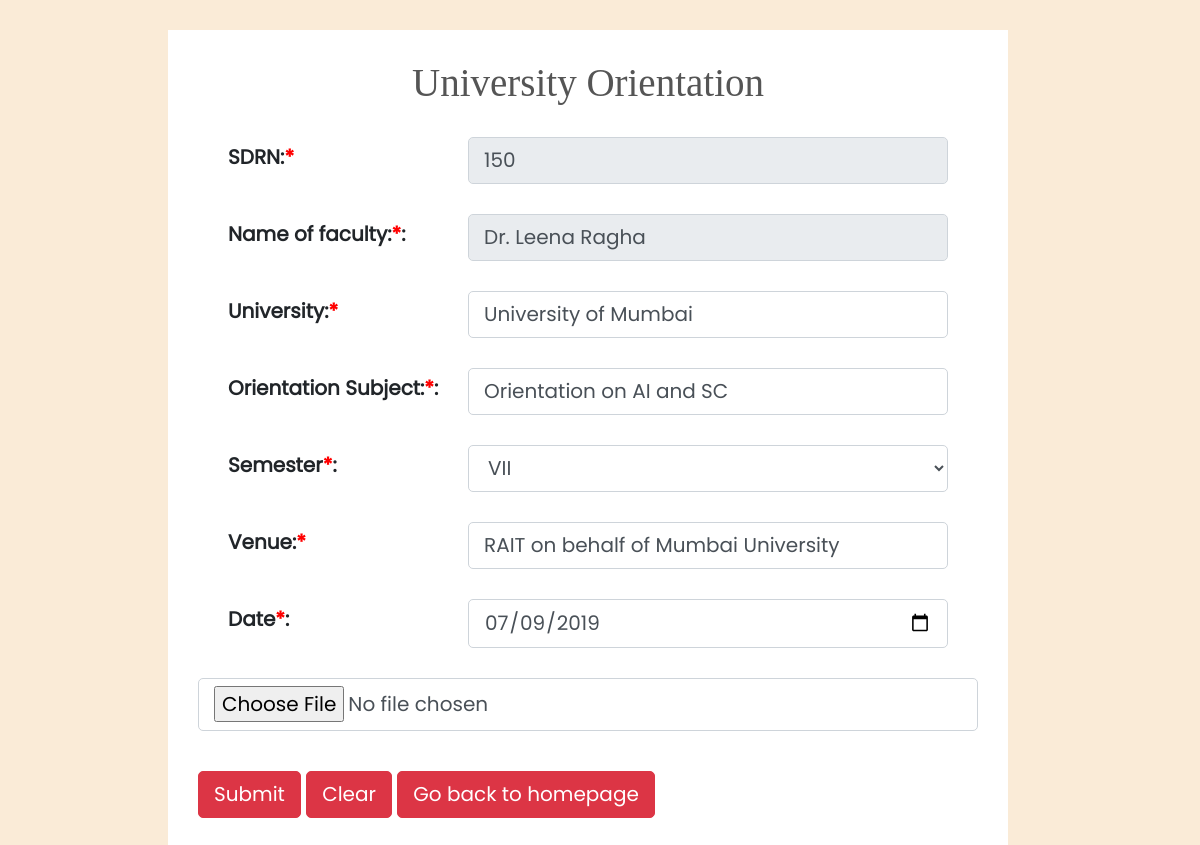
/modules/FacultyParticipation/faculty/UpdateOrientation1.php?id=1 (signed in), run on the app's committed database.
### tables this page shows
CREATE TABLE `faculty` (
  `Sdrn` int(11) NOT NULL,
  `First_name` varchar(20) NOT NULL,
  `Middle_name` varchar(20) DEFAULT NULL,
  `Last_name` varchar(20) DEFAULT NULL,
  `DOB` date NOT NULL,
  `gender` varchar(10) NOT NULL,
  `Department` varchar(30) NOT NULL,
  `Contact_no` bigint(10) NOT NULL,
  `p_address` varchar(200) NOT NULL,
  `r_address` varchar(200) NOT NULL,
  `Email` varchar(50) NOT NULL,
  `Doj` date NOT NULL,
  `Qualification` varchar(50) NOT NULL,
  `Specialization` varchar(150) NOT NULL,
  `Desig` varchar(30) NOT NULL,
  `Password` varchar(20) NOT NULL,
  `OTP` varchar(20) DEFAULT NULL,
  `profile_photo` blob NOT NULL,
  `image_type` varchar(15) NOT NULL,
  `aadhar_card` varchar(50) NOT NULL,
  `pan_card` varchar(50) NOT NULL,
  `bank_acc_no` int(20) NOT NULL,
  `bank_ifsc_code` varchar(15) NOT NULL
);

CREATE TABLE `orientation` (
  `Srno` int(11) NOT NULL,
  `SDRN` int(10) NOT NULL,
  `Name` varchar(50) NOT NULL,
  `University` varchar(50) NOT NULL,
  `Subject` varchar(50) NOT NULL,
  `Semester` varchar(10) NOT NULL,
  `Venue` varchar(80) NOT NULL,
  `Date` date NOT NULL,
  `uploads` varchar(80) NOT NULL
);

### modules/FacultyParticipation/faculty/session.php (called while the page is built, shortened)
<?php
$link = mysqli_connect("localhost", "root", "", "test");
$user_check = $_SESSION['login_user'];
$sql = "select First_name,Last_name from faculty where Sdrn = '$user_check'";
$result = mysqli_query($link, $sql);
$row = mysqli_fetch_array($result, MYSQLI_ASSOC);
$login_session = $row['First_name'];
$login_sess = $row['Last_name'];

### modules/FacultyParticipation/faculty/UpdateOrientation1.php (the view, shortened to what this page needs)
<!doctype html>
<?php
include('session.php');
$ids = $_GET['id'];
$link = mysqli_connect("localhost", "root", "", "test");
$query = " SELECT * FROM orientation WHERE Srno = '$ids' ";
$query_run = mysqli_query($link, $query);
$row = mysqli_fetch_array($query_run);
?>
<html class="no-js" lang="English">
<head>
  <link href="css/styles.css" rel="stylesheet" type="text/css" />
  <link rel="stylesheet" href="https://maxcdn.bootstrapcdn.com/bootstrap/4.0.0/css/bootstrap.min.css">
</head>
<body>
  <div>
    <div>
      <form action="Updateorientation2.php?id2=<?php echo $ids; ?>" class="form-group" method="POST" enctype="multipart/form-data">
        <h1>
          <div class="login100-form-title">
            University Orientation
          </div>
        </h1>
        <div class="formGroup">
          <label class="SDRN">SDRN:<span class="required">*</span> </label>
          <input type="text" class="form-control" required name="SDRN" placeholder="SDRN" value="<?php echo $user_check; ?>" readonly>
        </div>
        <div class="formGroup">
          <label for="name">Name of faculty:<span class="required">*</span>:</label>
          <input type="text" name="Name" class="form-control" placeholder="enter full name" value="<?php echo $login_session;
                                                                                                    echo " ";
                                                                                                    echo $login_sess; ?>" readonly />
        </div>
        <div class="formGroup">
          <label class="University" name="University">University:<span class="required">*</span> </label>
          <input type="text" class="form-control" required name="University" placeholder=" " value="<?php echo $row['University']; ?>">
        </div>
        <div class="formGroup">
          <label class="name" for="orientSub">Orientation Subject:<span class="required">*</span>:</label>
          <input type="text" class="form-control" name="Subject" id="" placeholder="Orientation Subject" value="<?php echo $row['Subject']; ?>" required>
        </div>
        <div class="formGroup">
          <label for="sem">Semester<span class="required">*</span>:</label>
          <select name="Semester" id="sem" class="form-control" value="<?php echo $row['Semester']; ?>" required>
            <option name="Semester"><?php echo $row['Semester']; ?></option>
          </select>
        </div>
        <div class="formGroup">
          <label class="venue">Venue:<span class="required">*</span></label>
          <input list="all-collage" required id="venue" name="Venue" class="form-control" value="<?php echo $row['Venue']; ?>" onchange="changevenue()">
        </div>
        <div class="formGroup">
          <label class="date" for="date">Date<span class="required">*</span>:</label>
          <input type="date" class="form-control" name="Date" id="date" value="<?php echo $row['Date']; ?>">
        </div>
        <input type="file" name="file" size="50" class="form-control" required /></br>
        <input type="submit" class="btn btn-danger" name="Next" action="">
        <input type="reset" class="btn btn-danger" value="Clear">
        <a href="welcome.php" class="btn btn-danger">Go back to homepage</a>
      </form>
    </div>
  </div>
</body>
</html>

### modules/FacultyParticipation/faculty/css/styles.css (style rules this page uses)
:root { --red:#C10223; }
*,html { margin:0; padding: 0; box-sizing: border-box; left: 0px!important; }
body { overflow-x: hidden; }
.form-group { width: 70%; height: auto; padding: 30px; background-color: white; transform: translateX(20%); margin-top: 30px; font-weight: bold; }
.form-group .required { color: red; }
.formGroup { display: flex; justify-content: space-between; margin: 30px; }
.formGroup input, .formGroup select { max-width: 40vw; }

### modules/FacultyParticipation/faculty/UpdateOrientation1.php (style rules this page uses)
* { margin: 0px; padding: 0px; box-sizing: border-box; }
body, html { height: 100%; font-family: Poppins-Regular, sans-serif; background-color: antiquewhite; line-height: 40px; font-size: 20px; position: relative; left: 60px }
a { font-family: Poppins-Regular; font-size: 14px; line-height: 1.7; color: #666666; margin: 0px; transition: all 0.4s; -webkit-transition: all 0.4s; -o-transition: all 0.4s; -moz-transition: all 0.4s; }
h1, h2, h3, h4, h5, h6 { margin: 0px; text-size-adjust: 30px; text-align: center; position: relative; right: 60px; font-family: Poppins-Regular; src: url('../fonts/poppins/Poppins-Regular.ttf'); color: #666666; }
input { outline: none; border: solid 1px; }
label { display: block; margin: 0; }
.login100-form-title { width: 100%; display: block; font-family: Montserrat-Medium; font-size: 39px; color: #555555; line-height: 1.2; text-align: center; }

### data on the page
faculty: Name "Dr. Leena Ragha"
orientation: University "University of Mumbai", Subject "Orientation on AI and SC", Semester "VII", Venue "RAIT on behalf of Mumbai University", Date "07/09/2019"
